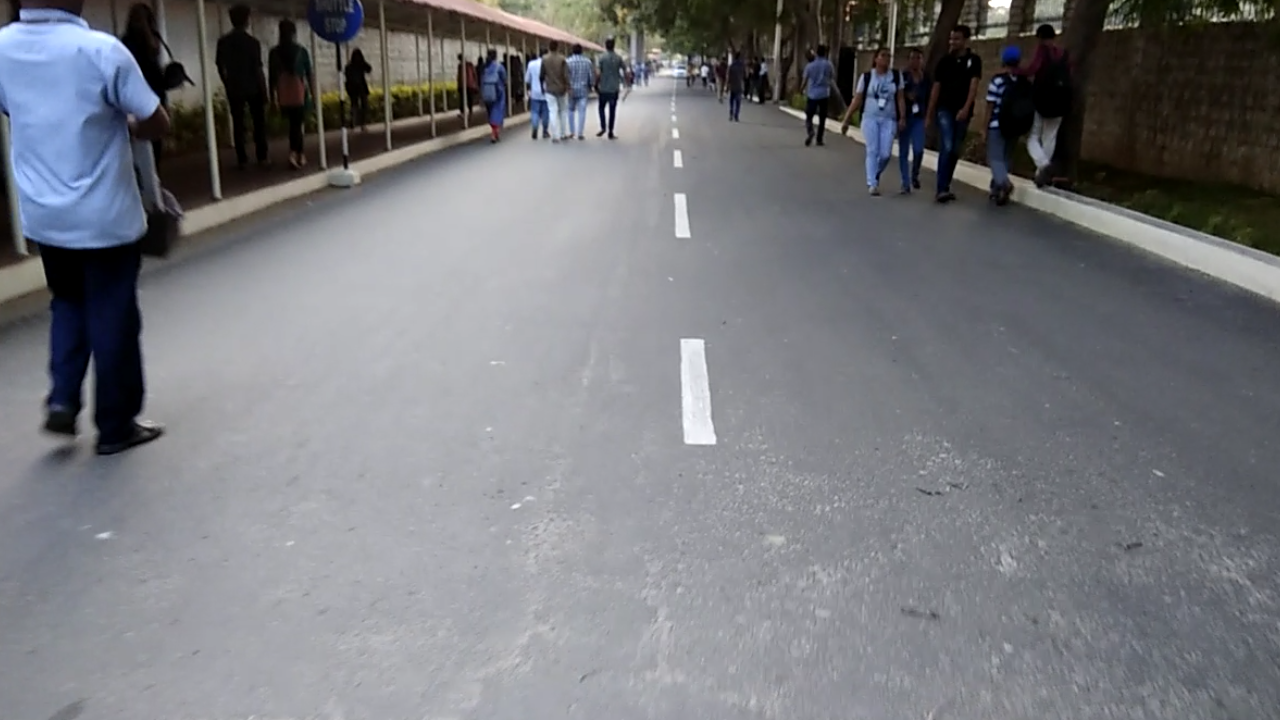
#> input picture lane.png, 1280 x 720 px, found by its file name
$ python final.py
#> lines starting #> are read from the running program, lines starting #| are printed output that depends on the picture; after the words box and inside, x2 and y2 are one past the last pixel; in counts of white or black regions, pixels touching at a corner belong together
import numpy as np
import cv2
import matplotlib.pyplot as plt

image=cv2.imread('C:/Users/Sushanti/autoz/lane.png')
#> image is the input picture: shape (720, 1280, 3); mean B, G, R 124.9, 120.3, 119

converted = cv2.cvtColor(image, cv2.COLOR_RGB2HLS)
#> converted: shape (720, 1280, 3); mean of channels 0, 1, 2 33, 122.1, 31.2

# white color mask
lower = np.uint8([  0, 200,   0])
upper = np.uint8([255, 255, 255])
white_mask = cv2.inRange(converted, lower, upper)
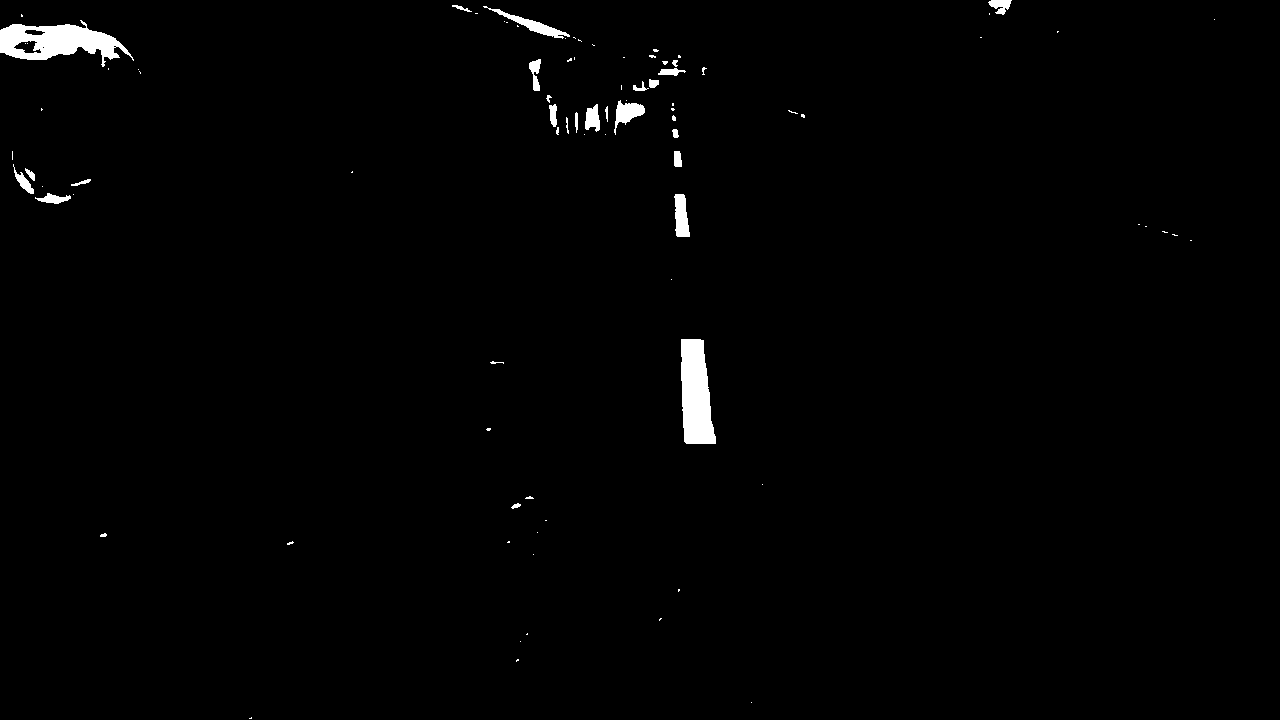
#> white_mask: shape (720, 1280); 1.1% white; 89 white regions (62 under 20 px), largest, box (x1, y1, x2, y2) and area: (0, 20, 134, 67) 3126, (681, 339, 716, 444) 2829, (483, 6, 570, 39) 561
# yellow color mask
lower = np.uint8([ 10,   0, 100])
upper = np.uint8([ 40, 255, 255])
yellow_mask = cv2.inRange(converted, lower, upper)
#> yellow_mask: shape (720, 1280); 2.1% white; 236 white regions (192 under 20 px), largest, box (x1, y1, x2, y2) and area: (0, 22, 129, 226) 14989, (77, 183, 109, 215) 475, (124, 74, 157, 110) 444

mask = cv2.bitwise_or(white_mask, yellow_mask)
#> mask: shape (720, 1280); 2.8% white; 284 white regions (224 under 20 px), largest, box (x1, y1, x2, y2) and area: (0, 20, 134, 226) 15290, (681, 339, 716, 444) 2829, (483, 6, 570, 39) 561
white_yellow_lines = cv2.bitwise_and(image, image, mask = mask)
#white_yellow_images = list(map(recognize, image))

gray = cv2.cvtColor(image, cv2.COLOR_RGB2GRAY)
smoothing = cv2.GaussianBlur(image, (11, 11), 0)

canny_edges = cv2.Canny(smoothing, 50, 50)
#> canny_edges: shape (720, 1280); 2.2% white in thin lines or dots

pts = np.array([[0,1280],[600,150],[800,150],[smoothing.shape[1],1280]], np.int32)
x=cv2.polylines(canny_edges,[pts],True,(0,0,0))
#> x: shape (720, 1280); 2.2% white in thin lines or dots
mask = np.array([pts], dtype=np.int32)
image2 = np.zeros((720,1280), np.int8)
p=cv2.fillPoly(image2, [mask],255)
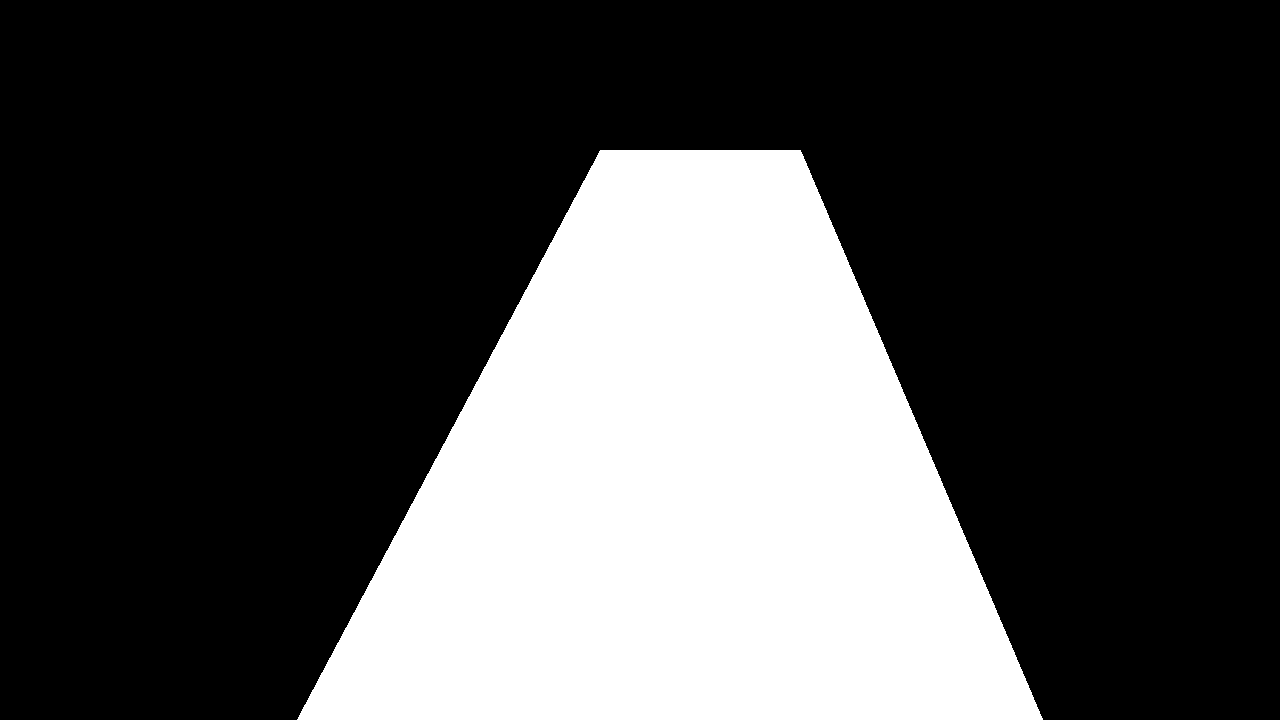
#> image2: shape (720, 1280) int8; values 0 (black) and 127 (white), 29.3% white; 1 white region, box (x1, y1, x2, y2) and area: (297, 150, 1043, 720) 269895
maskimage2 = cv2.inRange(image2, 1, 255)
roi = cv2.bitwise_and(x, x, mask=maskimage2)
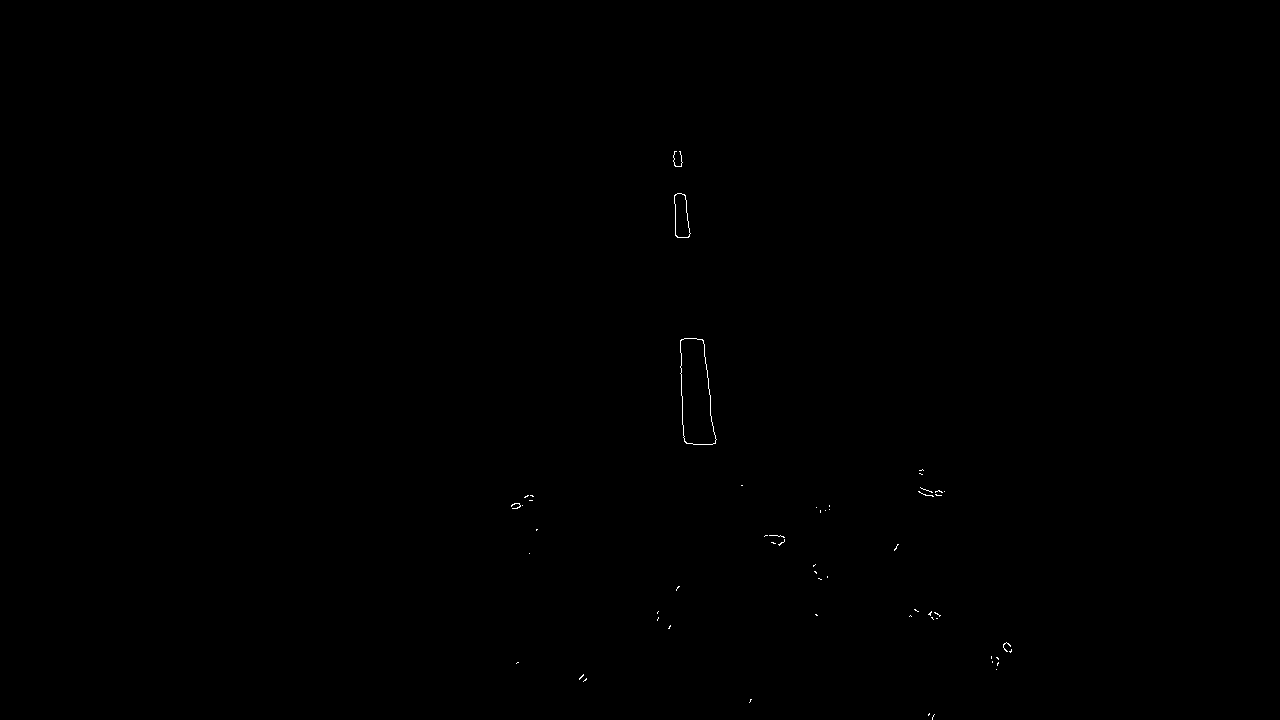
#> roi: shape (720, 1280); 0.08% white in thin lines or dots, all inside (x1, y1, x2, y2) = (511, 151, 1012, 720)

lines = cv2.HoughLines(roi,1,np.pi/180,10)
#> lines = 334 rows, first 8: [-656, 3.02], [-667, 3.11], [-664, 3.04], [-675, 3.12], [681, 0], [-648, 3], [-660, 3.09], [-672, 3.05]
for rho,theta in lines[0]:
    a = np.cos(theta)
    b = np.sin(theta)
    x0 = a*rho
    y0 = b*rho
    x1 = int(x0 + 1000*(-b))
    y1 = int(y0 + 1000*(a))
    x2 = int(x0 - 1000*(-b))
    y2 = int(y0 - 1000*(a))

    hough=cv2.line(roi,(x1,y1),(x2,y2),(255,255,255),2)
#> this loop made 1 pass
#> (rho, theta, a, b, x0, y0, x1, y1) on pass 1: (-656, 3.02, -0.993, 0.122, 651.1, -79.95, 529, -1072)
#> pass 1, `hough=cv2.line(roi,(x1,y1),(x2,y2),(255,255,255),2)`:
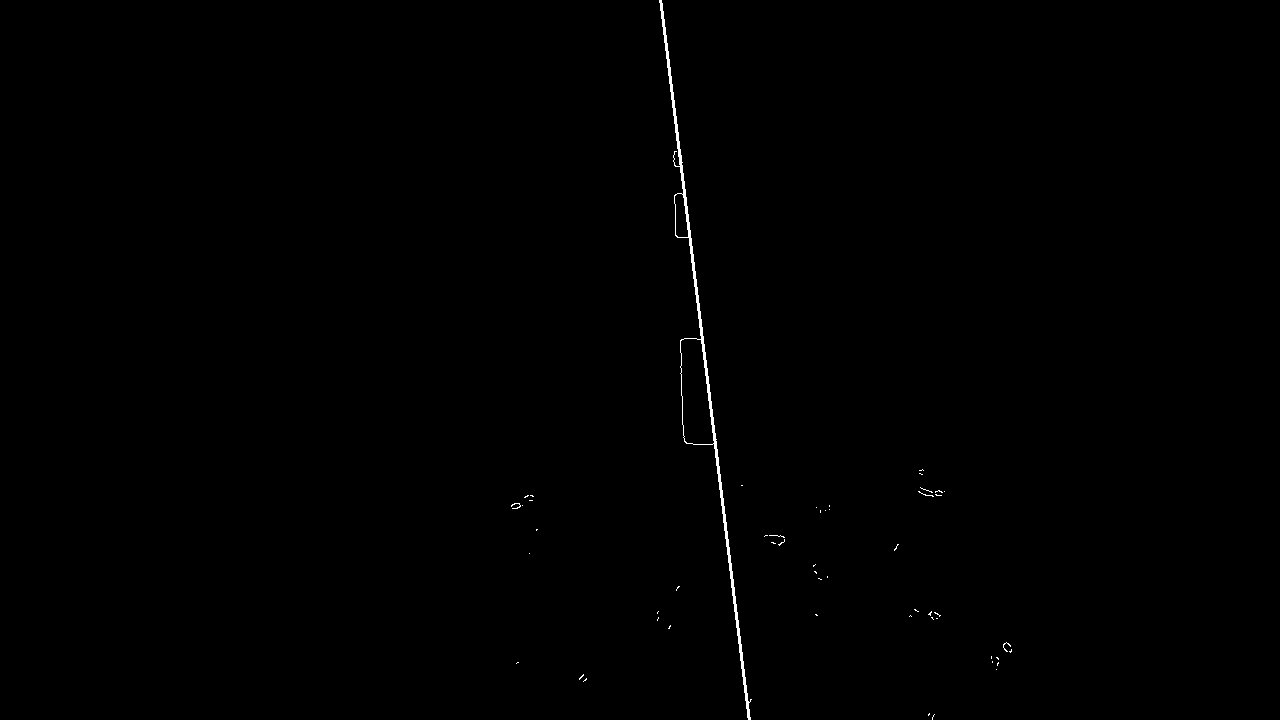
#> hough: shape (720, 1280); 0.3% white; 53 white regions (50 under 20 px), largest, box (x1, y1, x2, y2) and area: (659, 0, 752, 720) 2421, (511, 503, 521, 509) 25, (1003, 642, 1011, 652) 22

cv2.imshow('houghlines3.jpg',hough)

cv2.imshow('img',image)
cv2.waitKey(0)
cv2.destroyAllWindows()
